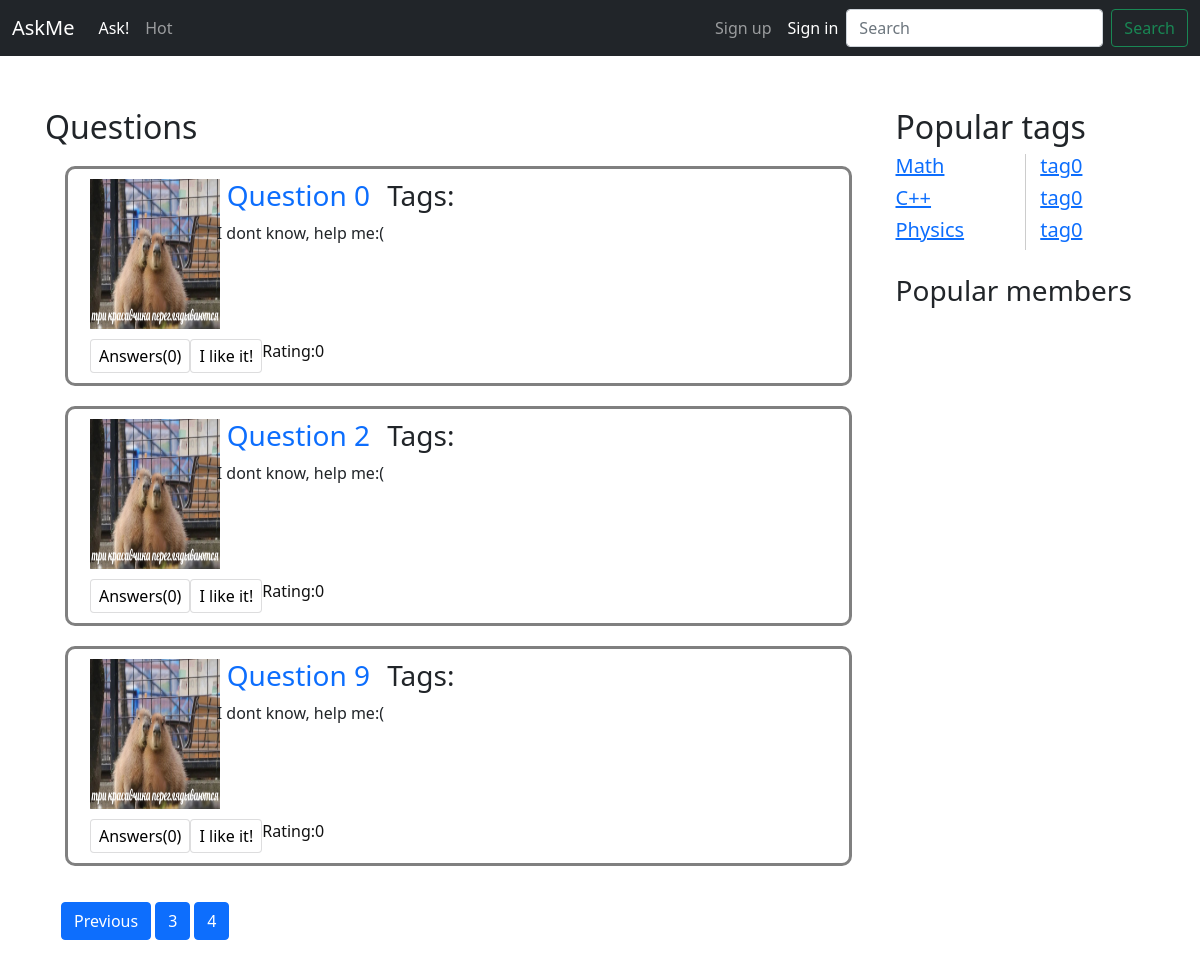
Page /?page=4 on the earlier database version.
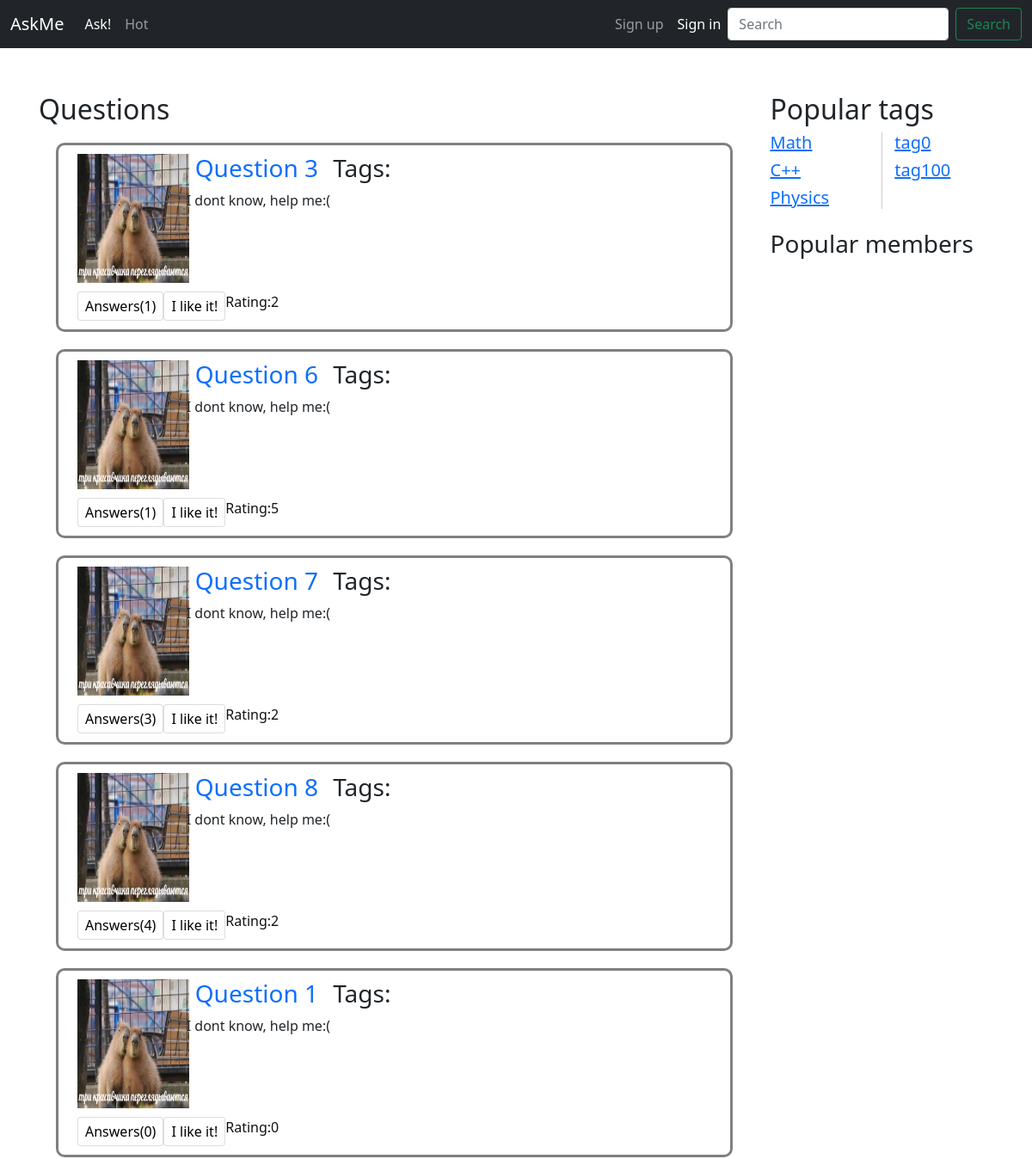
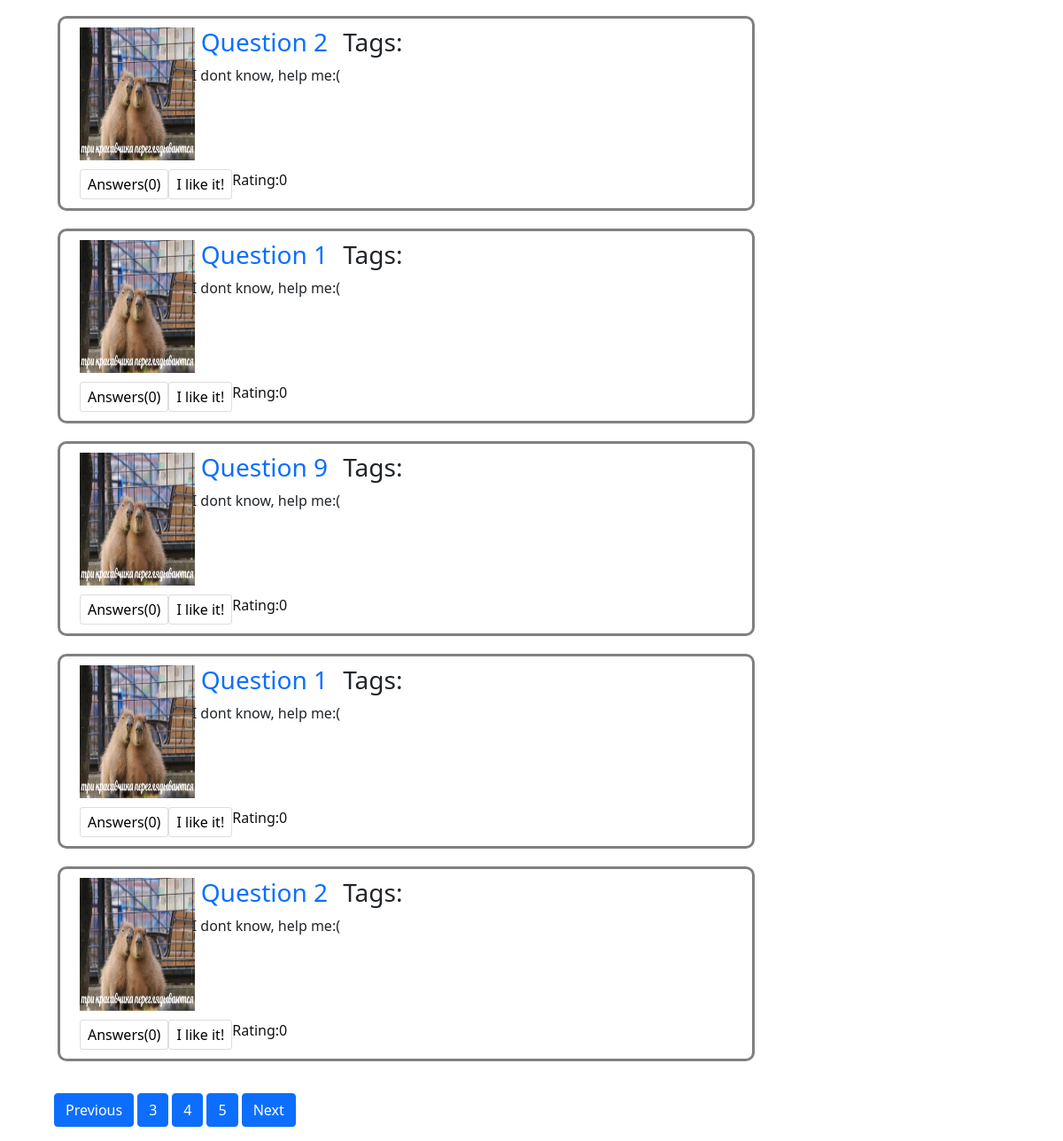
Same page on the later database version (2 pictures, top to bottom).
### app/models.py (models this page shows, shortened)
class Question(models.Model):
    objects = QuestionManager()
    author = models.ForeignKey(Profile, on_delete=models.CASCADE, null=True)
    tags = models.ManyToManyField(Tag)
    create_date = models.DateTimeField(blank=True, auto_now=True)
    title = models.CharField(max_length=256)
    text = models.CharField(max_length=1000, blank=True)
    like = GenericRelation(Like)
    def likes(self):
        return Like.objects.filter(object_id=self.id).count()

class Tag(models.Model):
    objects = TagManager()
    title = models.CharField(max_length=50, verbose_name="Tag")

### app/views.py (the view)
# urls.py: path('', views.index, name="index"),
def index(request):
    content = pagination(Question.objects.all().annotate(answers_count=Count("answer", distinct=True)),
                         request)
    tags = Tag.objects.all().values()[:20]
    return render(request, "index.html", {"questions": content, "tags": tags})

### app/views.py (called while the page is built)
def pagination(list_obj, request):
    paginator = Paginator(list_obj, PAGINATION_SIZE)
    page = request.GET.get('page')
    content = paginator.get_page(page)
    return content

### templates/index.html
{% extends "inc/base.html" %}
{% load static %}
{% block content %}
    <h2 class="mt-5">Questions</h2>
    {% for question in questions %}
        {% include 'inc/question.html' %}
    {% endfor %}
    {% include "inc/question_paginator.html" %}
{% endblock %}

### templates/inc/question.html (shortened to what this page needs)
{% load static %}
<div class="row question">
    <div class="col-2">
        <img class="avatar-question" src="{% static 'img/Capibers.jpg' %}" alt="">
    </div>
    <div class="col-10">
        <h3 class = "tags"><a href="{% url 'question' question.id %}"
                                            style="margin:10px;">{{ question.title }}</a> Tags:
        </h3>
        <p>{{ question.text }}</p>
    </div>
    <div class="col-md-6 d-flex justify-content-left" style="padding-top: 10px">
        <div>
            <button style="background-color: #fff; padding: 4px 8px; border-radius: 4px; border: 1px solid rgba(27, 31, 35, 0.15);">
                Answers({{ question.answers_count }})
            </button>
        </div>
        <div>
            <button style="background-color: #fff; padding: 4px 8px; border-radius: 4px; border: 1px solid rgba(27, 31, 35, 0.15);">
                I like it!
            </button>
        </div>
        <div>
            {% if question.likes > 10 %}
                <div style="color: #00ff00">Rating:{{ question.likes }}</div>
            {% else %}
                <div style="color: #111111">Rating:{{ question.likes }}</div>
            {% endif %}
        </div>
    </div>
</div>

### templates/inc/tags.html
{% load static %}
<div class="col-3">
    <div class="mt-3, tags, sidebar_column">
        <h5><a href="{% url 'question_tag' tag.title %}">{{ tag.title }}</a></h5>
    </div>
</div>

Differences in the rows shown:
no longer on this page (row unchanged): Question: title "Question 0", text "I dont know, help me:(", answers_count "0", likes "0"
removed Tag: title "tag0"
removed Tag: title "tag0"
now on this page (row unchanged): Question: title "Question 3", text "I dont know, help me:(", answers_count "1", likes "2"
now on this page (row unchanged): Question: title "Question 6", text "I dont know, help me:(", answers_count "1", likes "5"
now on this page (row unchanged): Question: title "Question 7", text "I dont know, help me:(", answers_count "3", likes "2"
now on this page (row unchanged): Question: title "Question 8", text "I dont know, help me:(", answers_count "4", likes "2"
added Question: title "Question 1", text "I dont know, help me:(", answers_count "0", likes "0"
added Question: title "Question 1", text "I dont know, help me:(", answers_count "0", likes "0"
added Question: title "Question 1", text "I dont know, help me:(", answers_count "0", likes "0"
added Question: title "Question 2", text "I dont know, help me:(", answers_count "0", likes "0"
added Tag: title "tag100"
Other differences:
{{ questions.next_page_number }}: (not shown) → "5"
text now shown: "Next"
